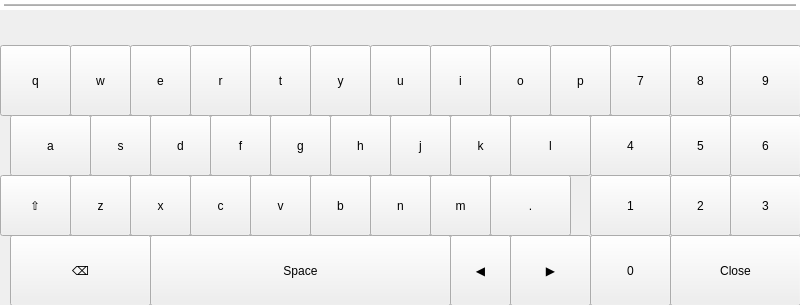
<?xml version="1.0" encoding="UTF-8"?>
<ui version="4.0">
 <class>uiKeyboardNumericWithUnits</class>
 <widget class="QWidget" name="uiKeyboardNumericWithUnits">
  <property name="geometry">
   <rect>
    <x>0</x>
    <y>0</y>
    <width>800</width>
    <height>305</height>
   </rect>
  </property>
  <property name="windowTitle">
   <string>Frame</string>
  </property>
  <widget class="Backdrop" name="uiDropshadow">
   <property name="geometry">
    <rect>
     <x>0</x>
     <y>0</y>
     <width>800</width>
     <height>10</height>
    </rect>
   </property>
   <property name="styleSheet">
    <string notr="true">
				background: rgba(255,255,255,128);
				border: 4px solid white;
				background: qlineargradient(x1:0 y1:0, x2:0 y2:1, stop:0 transparent, stop:1 rgba(0,0,0,128));
			</string>
   </property>
   <property name="customStyleSheet" stdset="0">
    <string>background: qlineargradient(x1:0 y1:0, x2:0 y2:1, stop:0 transparent, stop:1 rgba(0,0,0,128));</string>
   </property>
  </widget>
  <widget class="Backdrop" name="backdrop">
   <property name="geometry">
    <rect>
     <x>0</x>
     <y>10</y>
     <width>800</width>
     <height>300</height>
    </rect>
   </property>
  </widget>
  <widget class="QWidget" name="uiSuggestionBar">
   <property name="geometry">
    <rect>
     <x>0</x>
     <y>0</y>
     <width>801</width>
     <height>51</height>
    </rect>
   </property>
   <layout class="QHBoxLayout" name="uiSuggestionBarLayout">
    <property name="spacing">
     <number>0</number>
    </property>
   </layout>
  </widget>
  <widget class="QWidget" name="uiKeyPanel" native="true">
   <property name="geometry">
    <rect>
     <x>0</x>
     <y>45</y>
     <width>800</width>
     <height>260</height>
    </rect>
   </property>
   <widget class="Button" name="ui9">
    <property name="geometry">
     <rect>
      <x>730</x>
      <y>0</y>
      <width>71</width>
      <height>71</height>
     </rect>
    </property>
    <property name="text">
     <string>9</string>
    </property>
    <property name="clickMarginLeft" stdset="0">
     <enum>Button::none</enum>
    </property>
    <property name="clickMarginRight" stdset="0">
     <enum>Button::half</enum>
    </property>
    <property name="clickMarginTop" stdset="0">
     <enum>Button::half</enum>
    </property>
    <property name="clickMarginBottom" stdset="0">
     <enum>Button::none</enum>
    </property>
    <property name="customStyleSheet" stdset="0">
     <string>Button { font-size: 22px; }</string>
    </property>
   </widget>
   <widget class="Button" name="uiClose">
    <property name="geometry">
     <rect>
      <x>670</x>
      <y>190</y>
      <width>131</width>
      <height>71</height>
     </rect>
    </property>
    <property name="text">
     <string>Close</string>
    </property>
    <property name="clickMarginLeft" stdset="0">
     <enum>Button::none</enum>
    </property>
    <property name="clickMarginRight" stdset="0">
     <enum>Button::half</enum>
    </property>
    <property name="clickMarginTop" stdset="0">
     <enum>Button::none</enum>
    </property>
    <property name="clickMarginBottom" stdset="0">
     <enum>Button::half</enum>
    </property>
    <property name="customStyleSheet" stdset="0">
     <string>Button { font-size: 22px; }</string>
    </property>
   </widget>
   <widget class="Button" name="uiDot">
    <property name="geometry">
     <rect>
      <x>490</x>
      <y>130</y>
      <width>81</width>
      <height>61</height>
     </rect>
    </property>
    <property name="text">
     <string>.</string>
    </property>
    <property name="clickMarginLeft" stdset="0">
     <enum>Button::none</enum>
    </property>
    <property name="clickMarginTop" stdset="0">
     <enum>Button::none</enum>
    </property>
    <property name="clickMarginBottom" stdset="0">
     <enum>Button::none</enum>
    </property>
    <property name="customStyleSheet" stdset="0">
     <string>Button { font-size: 22px; }</string>
    </property>
   </widget>
   <widget class="Button" name="uiX">
    <property name="geometry">
     <rect>
      <x>130</x>
      <y>130</y>
      <width>61</width>
      <height>61</height>
     </rect>
    </property>
    <property name="text">
     <string>x</string>
    </property>
    <property name="clickMarginLeft" stdset="0">
     <enum>Button::none</enum>
    </property>
    <property name="clickMarginRight" stdset="0">
     <enum>Button::none</enum>
    </property>
    <property name="clickMarginTop" stdset="0">
     <enum>Button::none</enum>
    </property>
    <property name="clickMarginBottom" stdset="0">
     <enum>Button::none</enum>
    </property>
    <property name="customStyleSheet" stdset="0">
     <string>Button { font-size: 22px; }</string>
    </property>
   </widget>
   <widget class="Button" name="uiT">
    <property name="geometry">
     <rect>
      <x>250</x>
      <y>0</y>
      <width>61</width>
      <height>71</height>
     </rect>
    </property>
    <property name="text">
     <string>t</string>
    </property>
    <property name="clickMarginLeft" stdset="0">
     <enum>Button::none</enum>
    </property>
    <property name="clickMarginRight" stdset="0">
     <enum>Button::none</enum>
    </property>
    <property name="clickMarginTop" stdset="0">
     <enum>Button::half</enum>
    </property>
    <property name="clickMarginBottom" stdset="0">
     <enum>Button::none</enum>
    </property>
    <property name="customStyleSheet" stdset="0">
     <string>Button { font-size: 22px; }</string>
    </property>
   </widget>
   <widget class="Button" name="uiSpace">
    <property name="geometry">
     <rect>
      <x>150</x>
      <y>190</y>
      <width>301</width>
      <height>71</height>
     </rect>
    </property>
    <property name="text">
     <string>Space</string>
    </property>
    <property name="clickMarginLeft" stdset="0">
     <enum>Button::none</enum>
    </property>
    <property name="clickMarginRight" stdset="0">
     <enum>Button::none</enum>
    </property>
    <property name="clickMarginTop" stdset="0">
     <enum>Button::none</enum>
    </property>
    <property name="clickMarginBottom" stdset="0">
     <enum>Button::half</enum>
    </property>
    <property name="customStyleSheet" stdset="0">
     <string>Button { font-size: 22px; }</string>
    </property>
   </widget>
   <widget class="Button" name="uiRight">
    <property name="geometry">
     <rect>
      <x>510</x>
      <y>190</y>
      <width>81</width>
      <height>71</height>
     </rect>
    </property>
    <property name="text">
     <string>▶</string>
    </property>
    <property name="autoRepeat">
     <bool>true</bool>
    </property>
    <property name="autoRepeatDelay">
     <number>500</number>
    </property>
    <property name="clickMarginLeft" stdset="0">
     <enum>Button::none</enum>
    </property>
    <property name="clickMarginTop" stdset="0">
     <enum>Button::none</enum>
    </property>
    <property name="clickMarginBottom" stdset="0">
     <enum>Button::half</enum>
    </property>
    <property name="customStyleSheet" stdset="0">
     <string>Button { font-size: 22px; }</string>
    </property>
   </widget>
   <widget class="Button" name="uiF">
    <property name="geometry">
     <rect>
      <x>210</x>
      <y>70</y>
      <width>61</width>
      <height>61</height>
     </rect>
    </property>
    <property name="text">
     <string>f</string>
    </property>
    <property name="clickMarginLeft" stdset="0">
     <enum>Button::none</enum>
    </property>
    <property name="clickMarginRight" stdset="0">
     <enum>Button::none</enum>
    </property>
    <property name="clickMarginTop" stdset="0">
     <enum>Button::none</enum>
    </property>
    <property name="clickMarginBottom" stdset="0">
     <enum>Button::none</enum>
    </property>
    <property name="customStyleSheet" stdset="0">
     <string>Button { font-size: 22px; }</string>
    </property>
   </widget>
   <widget class="Button" name="uiW">
    <property name="geometry">
     <rect>
      <x>70</x>
      <y>0</y>
      <width>61</width>
      <height>71</height>
     </rect>
    </property>
    <property name="text">
     <string>w</string>
    </property>
    <property name="clickMarginLeft" stdset="0">
     <enum>Button::none</enum>
    </property>
    <property name="clickMarginRight" stdset="0">
     <enum>Button::none</enum>
    </property>
    <property name="clickMarginTop" stdset="0">
     <enum>Button::half</enum>
    </property>
    <property name="clickMarginBottom" stdset="0">
     <enum>Button::none</enum>
    </property>
    <property name="customStyleSheet" stdset="0">
     <string>Button { font-size: 22px; }</string>
    </property>
   </widget>
   <widget class="Button" name="ui6">
    <property name="geometry">
     <rect>
      <x>730</x>
      <y>70</y>
      <width>71</width>
      <height>61</height>
     </rect>
    </property>
    <property name="text">
     <string>6</string>
    </property>
    <property name="clickMarginLeft" stdset="0">
     <enum>Button::none</enum>
    </property>
    <property name="clickMarginRight" stdset="0">
     <enum>Button::half</enum>
    </property>
    <property name="clickMarginTop" stdset="0">
     <enum>Button::none</enum>
    </property>
    <property name="clickMarginBottom" stdset="0">
     <enum>Button::none</enum>
    </property>
    <property name="customStyleSheet" stdset="0">
     <string>Button { font-size: 22px; }</string>
    </property>
   </widget>
   <widget class="Button" name="uiQ">
    <property name="geometry">
     <rect>
      <x>0</x>
      <y>0</y>
      <width>71</width>
      <height>71</height>
     </rect>
    </property>
    <property name="text">
     <string>q</string>
    </property>
    <property name="clickMarginLeft" stdset="0">
     <enum>Button::half</enum>
    </property>
    <property name="clickMarginRight" stdset="0">
     <enum>Button::none</enum>
    </property>
    <property name="clickMarginTop" stdset="0">
     <enum>Button::half</enum>
    </property>
    <property name="clickMarginBottom" stdset="0">
     <enum>Button::none</enum>
    </property>
    <property name="customStyleSheet" stdset="0">
     <string>Button { font-size: 22px; }</string>
    </property>
   </widget>
   <widget class="Button" name="uiM">
    <property name="geometry">
     <rect>
      <x>430</x>
      <y>130</y>
      <width>61</width>
      <height>61</height>
     </rect>
    </property>
    <property name="text">
     <string>m</string>
    </property>
    <property name="clickMarginLeft" stdset="0">
     <enum>Button::none</enum>
    </property>
    <property name="clickMarginRight" stdset="0">
     <enum>Button::none</enum>
    </property>
    <property name="clickMarginTop" stdset="0">
     <enum>Button::none</enum>
    </property>
    <property name="clickMarginBottom" stdset="0">
     <enum>Button::none</enum>
    </property>
    <property name="customStyleSheet" stdset="0">
     <string>Button { font-size: 22px; }</string>
    </property>
   </widget>
   <widget class="Button" name="uiU">
    <property name="geometry">
     <rect>
      <x>370</x>
      <y>0</y>
      <width>61</width>
      <height>71</height>
     </rect>
    </property>
    <property name="text">
     <string>u</string>
    </property>
    <property name="clickMarginLeft" stdset="0">
     <enum>Button::none</enum>
    </property>
    <property name="clickMarginRight" stdset="0">
     <enum>Button::none</enum>
    </property>
    <property name="clickMarginTop" stdset="0">
     <enum>Button::half</enum>
    </property>
    <property name="clickMarginBottom" stdset="0">
     <enum>Button::none</enum>
    </property>
    <property name="customStyleSheet" stdset="0">
     <string>Button { font-size: 22px; }</string>
    </property>
   </widget>
   <widget class="Button" name="uiP">
    <property name="geometry">
     <rect>
      <x>550</x>
      <y>0</y>
      <width>61</width>
      <height>71</height>
     </rect>
    </property>
    <property name="text">
     <string>p</string>
    </property>
    <property name="clickMarginLeft" stdset="0">
     <enum>Button::none</enum>
    </property>
    <property name="clickMarginRight" stdset="0">
     <enum>Button::none</enum>
    </property>
    <property name="clickMarginTop" stdset="0">
     <enum>Button::half</enum>
    </property>
    <property name="clickMarginBottom" stdset="0">
     <enum>Button::none</enum>
    </property>
    <property name="customStyleSheet" stdset="0">
     <string>Button { font-size: 22px; }</string>
    </property>
   </widget>
   <widget class="Button" name="ui5">
    <property name="geometry">
     <rect>
      <x>670</x>
      <y>70</y>
      <width>61</width>
      <height>61</height>
     </rect>
    </property>
    <property name="text">
     <string>5</string>
    </property>
    <property name="clickMarginLeft" stdset="0">
     <enum>Button::none</enum>
    </property>
    <property name="clickMarginRight" stdset="0">
     <enum>Button::none</enum>
    </property>
    <property name="clickMarginTop" stdset="0">
     <enum>Button::none</enum>
    </property>
    <property name="clickMarginBottom" stdset="0">
     <enum>Button::none</enum>
    </property>
    <property name="customStyleSheet" stdset="0">
     <string>Button { font-size: 22px; }</string>
    </property>
   </widget>
   <widget class="Button" name="uiBackspace">
    <property name="geometry">
     <rect>
      <x>10</x>
      <y>190</y>
      <width>141</width>
      <height>71</height>
     </rect>
    </property>
    <property name="text">
     <string>⌫</string>
    </property>
    <property name="autoRepeat">
     <bool>true</bool>
    </property>
    <property name="autoRepeatDelay">
     <number>500</number>
    </property>
    <property name="clickMarginRight" stdset="0">
     <enum>Button::none</enum>
    </property>
    <property name="clickMarginTop" stdset="0">
     <enum>Button::none</enum>
    </property>
    <property name="clickMarginBottom" stdset="0">
     <enum>Button::half</enum>
    </property>
    <property name="customStyleSheet" stdset="0">
     <string>Button { font-size: 22px; }</string>
    </property>
   </widget>
   <widget class="Button" name="uiR">
    <property name="geometry">
     <rect>
      <x>190</x>
      <y>0</y>
      <width>61</width>
      <height>71</height>
     </rect>
    </property>
    <property name="text">
     <string>r</string>
    </property>
    <property name="clickMarginLeft" stdset="0">
     <enum>Button::none</enum>
    </property>
    <property name="clickMarginRight" stdset="0">
     <enum>Button::none</enum>
    </property>
    <property name="clickMarginTop" stdset="0">
     <enum>Button::half</enum>
    </property>
    <property name="clickMarginBottom" stdset="0">
     <enum>Button::none</enum>
    </property>
    <property name="customStyleSheet" stdset="0">
     <string>Button { font-size: 22px; }</string>
    </property>
   </widget>
   <widget class="Button" name="uiShift">
    <property name="geometry">
     <rect>
      <x>0</x>
      <y>130</y>
      <width>71</width>
      <height>61</height>
     </rect>
    </property>
    <property name="text">
     <string>⇧</string>
    </property>
    <property name="clickMarginLeft" stdset="0">
     <enum>Button::half</enum>
    </property>
    <property name="clickMarginRight" stdset="0">
     <enum>Button::none</enum>
    </property>
    <property name="clickMarginTop" stdset="0">
     <enum>Button::none</enum>
    </property>
    <property name="clickMarginBottom" stdset="0">
     <enum>Button::none</enum>
    </property>
    <property name="customStyleSheet" stdset="0">
     <string>Button { font-size: 22px; }</string>
    </property>
   </widget>
   <widget class="Button" name="uiLeft">
    <property name="geometry">
     <rect>
      <x>450</x>
      <y>190</y>
      <width>61</width>
      <height>71</height>
     </rect>
    </property>
    <property name="text">
     <string>◀</string>
    </property>
    <property name="autoRepeat">
     <bool>true</bool>
    </property>
    <property name="autoRepeatDelay">
     <number>500</number>
    </property>
    <property name="clickMarginLeft" stdset="0">
     <enum>Button::none</enum>
    </property>
    <property name="clickMarginRight" stdset="0">
     <enum>Button::none</enum>
    </property>
    <property name="clickMarginTop" stdset="0">
     <enum>Button::none</enum>
    </property>
    <property name="clickMarginBottom" stdset="0">
     <enum>Button::half</enum>
    </property>
    <property name="customStyleSheet" stdset="0">
     <string>Button { font-size: 22px; }</string>
    </property>
   </widget>
   <widget class="Button" name="uiE">
    <property name="geometry">
     <rect>
      <x>130</x>
      <y>0</y>
      <width>61</width>
      <height>71</height>
     </rect>
    </property>
    <property name="text">
     <string>e</string>
    </property>
    <property name="clickMarginLeft" stdset="0">
     <enum>Button::none</enum>
    </property>
    <property name="clickMarginRight" stdset="0">
     <enum>Button::none</enum>
    </property>
    <property name="clickMarginTop" stdset="0">
     <enum>Button::half</enum>
    </property>
    <property name="clickMarginBottom" stdset="0">
     <enum>Button::none</enum>
    </property>
    <property name="customStyleSheet" stdset="0">
     <string>Button { font-size: 22px; }</string>
    </property>
   </widget>
   <widget class="Button" name="uiB">
    <property name="geometry">
     <rect>
      <x>310</x>
      <y>130</y>
      <width>61</width>
      <height>61</height>
     </rect>
    </property>
    <property name="text">
     <string>b</string>
    </property>
    <property name="clickMarginLeft" stdset="0">
     <enum>Button::none</enum>
    </property>
    <property name="clickMarginRight" stdset="0">
     <enum>Button::none</enum>
    </property>
    <property name="clickMarginTop" stdset="0">
     <enum>Button::none</enum>
    </property>
    <property name="clickMarginBottom" stdset="0">
     <enum>Button::none</enum>
    </property>
    <property name="customStyleSheet" stdset="0">
     <string>Button { font-size: 22px; }</string>
    </property>
   </widget>
   <widget class="Button" name="ui7">
    <property name="geometry">
     <rect>
      <x>610</x>
      <y>0</y>
      <width>61</width>
      <height>71</height>
     </rect>
    </property>
    <property name="text">
     <string>7</string>
    </property>
    <property name="clickMarginLeft" stdset="0">
     <enum>Button::none</enum>
    </property>
    <property name="clickMarginRight" stdset="0">
     <enum>Button::none</enum>
    </property>
    <property name="clickMarginTop" stdset="0">
     <enum>Button::half</enum>
    </property>
    <property name="clickMarginBottom" stdset="0">
     <enum>Button::none</enum>
    </property>
    <property name="customStyleSheet" stdset="0">
     <string>Button { font-size: 22px; }</string>
    </property>
   </widget>
   <widget class="Button" name="ui2">
    <property name="geometry">
     <rect>
      <x>670</x>
      <y>130</y>
      <width>61</width>
      <height>61</height>
     </rect>
    </property>
    <property name="text">
     <string>2</string>
    </property>
    <property name="clickMarginLeft" stdset="0">
     <enum>Button::none</enum>
    </property>
    <property name="clickMarginRight" stdset="0">
     <enum>Button::none</enum>
    </property>
    <property name="clickMarginTop" stdset="0">
     <enum>Button::none</enum>
    </property>
    <property name="clickMarginBottom" stdset="0">
     <enum>Button::none</enum>
    </property>
    <property name="customStyleSheet" stdset="0">
     <string>Button { font-size: 22px; }</string>
    </property>
   </widget>
   <widget class="Button" name="ui1">
    <property name="geometry">
     <rect>
      <x>590</x>
      <y>130</y>
      <width>81</width>
      <height>61</height>
     </rect>
    </property>
    <property name="text">
     <string>1</string>
    </property>
    <property name="clickMarginRight" stdset="0">
     <enum>Button::none</enum>
    </property>
    <property name="clickMarginTop" stdset="0">
     <enum>Button::none</enum>
    </property>
    <property name="clickMarginBottom" stdset="0">
     <enum>Button::none</enum>
    </property>
    <property name="customStyleSheet" stdset="0">
     <string>Button { font-size: 22px; }</string>
    </property>
   </widget>
   <widget class="Button" name="uiZ">
    <property name="geometry">
     <rect>
      <x>70</x>
      <y>130</y>
      <width>61</width>
      <height>61</height>
     </rect>
    </property>
    <property name="text">
     <string>z</string>
    </property>
    <property name="clickMarginLeft" stdset="0">
     <enum>Button::none</enum>
    </property>
    <property name="clickMarginRight" stdset="0">
     <enum>Button::none</enum>
    </property>
    <property name="clickMarginTop" stdset="0">
     <enum>Button::none</enum>
    </property>
    <property name="clickMarginBottom" stdset="0">
     <enum>Button::none</enum>
    </property>
    <property name="customStyleSheet" stdset="0">
     <string>Button { font-size: 22px; }</string>
    </property>
   </widget>
   <widget class="Button" name="uiG">
    <property name="geometry">
     <rect>
      <x>270</x>
      <y>70</y>
      <width>61</width>
      <height>61</height>
     </rect>
    </property>
    <property name="text">
     <string>g</string>
    </property>
    <property name="clickMarginLeft" stdset="0">
     <enum>Button::none</enum>
    </property>
    <property name="clickMarginRight" stdset="0">
     <enum>Button::none</enum>
    </property>
    <property name="clickMarginTop" stdset="0">
     <enum>Button::none</enum>
    </property>
    <property name="clickMarginBottom" stdset="0">
     <enum>Button::none</enum>
    </property>
    <property name="customStyleSheet" stdset="0">
     <string>Button { font-size: 22px; }</string>
    </property>
   </widget>
   <widget class="Button" name="ui3">
    <property name="geometry">
     <rect>
      <x>730</x>
      <y>130</y>
      <width>71</width>
      <height>61</height>
     </rect>
    </property>
    <property name="text">
     <string>3</string>
    </property>
    <property name="clickMarginLeft" stdset="0">
     <enum>Button::none</enum>
    </property>
    <property name="clickMarginRight" stdset="0">
     <enum>Button::half</enum>
    </property>
    <property name="clickMarginTop" stdset="0">
     <enum>Button::none</enum>
    </property>
    <property name="clickMarginBottom" stdset="0">
     <enum>Button::none</enum>
    </property>
    <property name="customStyleSheet" stdset="0">
     <string>Button { font-size: 22px; }</string>
    </property>
   </widget>
   <widget class="Button" name="uiH">
    <property name="geometry">
     <rect>
      <x>330</x>
      <y>70</y>
      <width>61</width>
      <height>61</height>
     </rect>
    </property>
    <property name="text">
     <string>h</string>
    </property>
    <property name="clickMarginLeft" stdset="0">
     <enum>Button::none</enum>
    </property>
    <property name="clickMarginRight" stdset="0">
     <enum>Button::none</enum>
    </property>
    <property name="clickMarginTop" stdset="0">
     <enum>Button::none</enum>
    </property>
    <property name="clickMarginBottom" stdset="0">
     <enum>Button::none</enum>
    </property>
    <property name="customStyleSheet" stdset="0">
     <string>Button { font-size: 22px; }</string>
    </property>
   </widget>
   <widget class="Button" name="uiA">
    <property name="geometry">
     <rect>
      <x>10</x>
      <y>70</y>
      <width>81</width>
      <height>61</height>
     </rect>
    </property>
    <property name="text">
     <string>a</string>
    </property>
    <property name="clickMarginRight" stdset="0">
     <enum>Button::none</enum>
    </property>
    <property name="clickMarginTop" stdset="0">
     <enum>Button::none</enum>
    </property>
    <property name="clickMarginBottom" stdset="0">
     <enum>Button::none</enum>
    </property>
    <property name="customStyleSheet" stdset="0">
     <string>Button { font-size: 22px; }</string>
    </property>
   </widget>
   <widget class="Button" name="uiK">
    <property name="geometry">
     <rect>
      <x>450</x>
      <y>70</y>
      <width>61</width>
      <height>61</height>
     </rect>
    </property>
    <property name="text">
     <string>k</string>
    </property>
    <property name="clickMarginLeft" stdset="0">
     <enum>Button::none</enum>
    </property>
    <property name="clickMarginRight" stdset="0">
     <enum>Button::none</enum>
    </property>
    <property name="clickMarginTop" stdset="0">
     <enum>Button::none</enum>
    </property>
    <property name="clickMarginBottom" stdset="0">
     <enum>Button::none</enum>
    </property>
    <property name="customStyleSheet" stdset="0">
     <string>Button { font-size: 22px; }</string>
    </property>
   </widget>
   <widget class="Button" name="uiD">
    <property name="geometry">
     <rect>
      <x>150</x>
      <y>70</y>
      <width>61</width>
      <height>61</height>
     </rect>
    </property>
    <property name="text">
     <string>d</string>
    </property>
    <property name="clickMarginLeft" stdset="0">
     <enum>Button::none</enum>
    </property>
    <property name="clickMarginRight" stdset="0">
     <enum>Button::none</enum>
    </property>
    <property name="clickMarginTop" stdset="0">
     <enum>Button::none</enum>
    </property>
    <property name="clickMarginBottom" stdset="0">
     <enum>Button::none</enum>
    </property>
    <property name="customStyleSheet" stdset="0">
     <string>Button { font-size: 22px; }</string>
    </property>
   </widget>
   <widget class="Button" name="uiC">
    <property name="geometry">
     <rect>
      <x>190</x>
      <y>130</y>
      <width>61</width>
      <height>61</height>
     </rect>
    </property>
    <property name="text">
     <string>c</string>
    </property>
    <property name="clickMarginLeft" stdset="0">
     <enum>Button::none</enum>
    </property>
    <property name="clickMarginRight" stdset="0">
     <enum>Button::none</enum>
    </property>
    <property name="clickMarginTop" stdset="0">
     <enum>Button::none</enum>
    </property>
    <property name="clickMarginBottom" stdset="0">
     <enum>Button::none</enum>
    </property>
    <property name="customStyleSheet" stdset="0">
     <string>Button { font-size: 22px; }</string>
    </property>
   </widget>
   <widget class="Button" name="uiO">
    <property name="geometry">
     <rect>
      <x>490</x>
      <y>0</y>
      <width>61</width>
      <height>71</height>
     </rect>
    </property>
    <property name="text">
     <string>o</string>
    </property>
    <property name="clickMarginLeft" stdset="0">
     <enum>Button::none</enum>
    </property>
    <property name="clickMarginRight" stdset="0">
     <enum>Button::none</enum>
    </property>
    <property name="clickMarginTop" stdset="0">
     <enum>Button::half</enum>
    </property>
    <property name="clickMarginBottom" stdset="0">
     <enum>Button::none</enum>
    </property>
    <property name="customStyleSheet" stdset="0">
     <string>Button { font-size: 22px; }</string>
    </property>
   </widget>
   <widget class="Button" name="uiS">
    <property name="geometry">
     <rect>
      <x>90</x>
      <y>70</y>
      <width>61</width>
      <height>61</height>
     </rect>
    </property>
    <property name="text">
     <string>s</string>
    </property>
    <property name="clickMarginLeft" stdset="0">
     <enum>Button::none</enum>
    </property>
    <property name="clickMarginRight" stdset="0">
     <enum>Button::none</enum>
    </property>
    <property name="clickMarginTop" stdset="0">
     <enum>Button::none</enum>
    </property>
    <property name="clickMarginBottom" stdset="0">
     <enum>Button::none</enum>
    </property>
    <property name="customStyleSheet" stdset="0">
     <string>Button { font-size: 22px; }</string>
    </property>
   </widget>
   <widget class="Button" name="uiY">
    <property name="geometry">
     <rect>
      <x>310</x>
      <y>0</y>
      <width>61</width>
      <height>71</height>
     </rect>
    </property>
    <property name="text">
     <string>y</string>
    </property>
    <property name="clickMarginLeft" stdset="0">
     <enum>Button::none</enum>
    </property>
    <property name="clickMarginRight" stdset="0">
     <enum>Button::none</enum>
    </property>
    <property name="clickMarginTop" stdset="0">
     <enum>Button::half</enum>
    </property>
    <property name="clickMarginBottom" stdset="0">
     <enum>Button::none</enum>
    </property>
    <property name="customStyleSheet" stdset="0">
     <string>Button { font-size: 22px; }</string>
    </property>
   </widget>
   <widget class="Button" name="ui0">
    <property name="geometry">
     <rect>
      <x>590</x>
      <y>190</y>
      <width>81</width>
      <height>71</height>
     </rect>
    </property>
    <property name="text">
     <string>0</string>
    </property>
    <property name="clickMarginRight" stdset="0">
     <enum>Button::none</enum>
    </property>
    <property name="clickMarginTop" stdset="0">
     <enum>Button::none</enum>
    </property>
    <property name="clickMarginBottom" stdset="0">
     <enum>Button::half</enum>
    </property>
    <property name="customStyleSheet" stdset="0">
     <string>Button { font-size: 22px; }</string>
    </property>
   </widget>
   <widget class="Button" name="ui4">
    <property name="geometry">
     <rect>
      <x>590</x>
      <y>70</y>
      <width>81</width>
      <height>61</height>
     </rect>
    </property>
    <property name="text">
     <string>4</string>
    </property>
    <property name="clickMarginRight" stdset="0">
     <enum>Button::none</enum>
    </property>
    <property name="clickMarginTop" stdset="0">
     <enum>Button::none</enum>
    </property>
    <property name="clickMarginBottom" stdset="0">
     <enum>Button::none</enum>
    </property>
    <property name="customStyleSheet" stdset="0">
     <string>Button { font-size: 22px; }</string>
    </property>
   </widget>
   <widget class="Button" name="uiV">
    <property name="geometry">
     <rect>
      <x>250</x>
      <y>130</y>
      <width>61</width>
      <height>61</height>
     </rect>
    </property>
    <property name="text">
     <string>v</string>
    </property>
    <property name="clickMarginLeft" stdset="0">
     <enum>Button::none</enum>
    </property>
    <property name="clickMarginRight" stdset="0">
     <enum>Button::none</enum>
    </property>
    <property name="clickMarginTop" stdset="0">
     <enum>Button::none</enum>
    </property>
    <property name="clickMarginBottom" stdset="0">
     <enum>Button::none</enum>
    </property>
    <property name="customStyleSheet" stdset="0">
     <string>Button { font-size: 22px; }</string>
    </property>
   </widget>
   <widget class="Button" name="uiN">
    <property name="geometry">
     <rect>
      <x>370</x>
      <y>130</y>
      <width>61</width>
      <height>61</height>
     </rect>
    </property>
    <property name="text">
     <string>n</string>
    </property>
    <property name="clickMarginLeft" stdset="0">
     <enum>Button::none</enum>
    </property>
    <property name="clickMarginRight" stdset="0">
     <enum>Button::none</enum>
    </property>
    <property name="clickMarginTop" stdset="0">
     <enum>Button::none</enum>
    </property>
    <property name="clickMarginBottom" stdset="0">
     <enum>Button::none</enum>
    </property>
    <property name="customStyleSheet" stdset="0">
     <string>Button { font-size: 22px; }</string>
    </property>
   </widget>
   <widget class="Button" name="uiL">
    <property name="geometry">
     <rect>
      <x>510</x>
      <y>70</y>
      <width>81</width>
      <height>61</height>
     </rect>
    </property>
    <property name="text">
     <string>l</string>
    </property>
    <property name="clickMarginLeft" stdset="0">
     <enum>Button::none</enum>
    </property>
    <property name="clickMarginTop" stdset="0">
     <enum>Button::none</enum>
    </property>
    <property name="clickMarginBottom" stdset="0">
     <enum>Button::none</enum>
    </property>
    <property name="customStyleSheet" stdset="0">
     <string>Button { font-size: 22px; }</string>
    </property>
   </widget>
   <widget class="Button" name="uiJ">
    <property name="geometry">
     <rect>
      <x>390</x>
      <y>70</y>
      <width>61</width>
      <height>61</height>
     </rect>
    </property>
    <property name="text">
     <string>j</string>
    </property>
    <property name="clickMarginLeft" stdset="0">
     <enum>Button::none</enum>
    </property>
    <property name="clickMarginRight" stdset="0">
     <enum>Button::none</enum>
    </property>
    <property name="clickMarginTop" stdset="0">
     <enum>Button::none</enum>
    </property>
    <property name="clickMarginBottom" stdset="0">
     <enum>Button::none</enum>
    </property>
    <property name="customStyleSheet" stdset="0">
     <string>Button { font-size: 22px; }</string>
    </property>
   </widget>
   <widget class="Button" name="uiI">
    <property name="geometry">
     <rect>
      <x>430</x>
      <y>0</y>
      <width>61</width>
      <height>71</height>
     </rect>
    </property>
    <property name="text">
     <string>i</string>
    </property>
    <property name="clickMarginLeft" stdset="0">
     <enum>Button::none</enum>
    </property>
    <property name="clickMarginRight" stdset="0">
     <enum>Button::none</enum>
    </property>
    <property name="clickMarginTop" stdset="0">
     <enum>Button::half</enum>
    </property>
    <property name="clickMarginBottom" stdset="0">
     <enum>Button::none</enum>
    </property>
    <property name="customStyleSheet" stdset="0">
     <string>Button { font-size: 22px; }</string>
    </property>
   </widget>
   <widget class="Button" name="ui8">
    <property name="geometry">
     <rect>
      <x>670</x>
      <y>0</y>
      <width>61</width>
      <height>71</height>
     </rect>
    </property>
    <property name="text">
     <string>8</string>
    </property>
    <property name="clickMarginLeft" stdset="0">
     <enum>Button::none</enum>
    </property>
    <property name="clickMarginRight" stdset="0">
     <enum>Button::none</enum>
    </property>
    <property name="clickMarginTop" stdset="0">
     <enum>Button::half</enum>
    </property>
    <property name="clickMarginBottom" stdset="0">
     <enum>Button::none</enum>
    </property>
    <property name="customStyleSheet" stdset="0">
     <string>Button { font-size: 22px; }</string>
    </property>
   </widget>
  </widget>
  <zorder>uiSuggestionBar</zorder>
  <zorder>backdrop</zorder>
  <zorder>uiKeyPanel</zorder>
  <zorder>uiDropshadow</zorder>
 </widget>
 <customwidgets>
  <customwidget>
   <class>Backdrop</class>
   <extends>QLabel</extends>
   <header>backdrop</header>
  </customwidget>
  <customwidget>
   <class>Button</class>
   <extends>QPushButton</extends>
   <header>button</header>
  </customwidget>
 </customwidgets>
 <tabstops>
  <tabstop>uiQ</tabstop>
  <tabstop>uiW</tabstop>
  <tabstop>uiE</tabstop>
  <tabstop>uiR</tabstop>
  <tabstop>uiT</tabstop>
  <tabstop>uiY</tabstop>
  <tabstop>uiU</tabstop>
  <tabstop>uiI</tabstop>
  <tabstop>uiO</tabstop>
  <tabstop>uiP</tabstop>
  <tabstop>ui7</tabstop>
  <tabstop>ui8</tabstop>
  <tabstop>ui9</tabstop>
  <tabstop>uiA</tabstop>
  <tabstop>uiS</tabstop>
  <tabstop>uiD</tabstop>
  <tabstop>uiF</tabstop>
  <tabstop>uiG</tabstop>
  <tabstop>uiH</tabstop>
  <tabstop>uiJ</tabstop>
  <tabstop>uiK</tabstop>
  <tabstop>uiL</tabstop>
  <tabstop>ui4</tabstop>
  <tabstop>ui5</tabstop>
  <tabstop>ui6</tabstop>
  <tabstop>uiShift</tabstop>
  <tabstop>uiZ</tabstop>
  <tabstop>uiX</tabstop>
  <tabstop>uiC</tabstop>
  <tabstop>uiV</tabstop>
  <tabstop>uiB</tabstop>
  <tabstop>uiN</tabstop>
  <tabstop>uiM</tabstop>
  <tabstop>uiDot</tabstop>
  <tabstop>ui1</tabstop>
  <tabstop>ui2</tabstop>
  <tabstop>ui3</tabstop>
  <tabstop>uiBackspace</tabstop>
  <tabstop>uiSpace</tabstop>
  <tabstop>uiLeft</tabstop>
  <tabstop>uiRight</tabstop>
  <tabstop>ui0</tabstop>
  <tabstop>uiClose</tabstop>
 </tabstops>
 <resources/>
 <connections/>
</ui>
